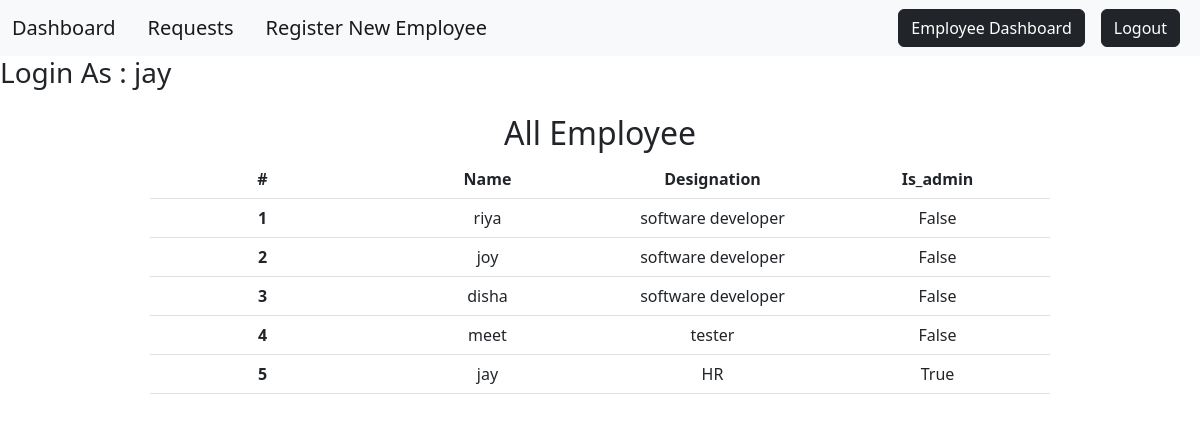
The page /dashboard/ (signed in) on the database its author committed.
### accounts/models.py (models this page shows, shortened)
class Account(models.Model):
    user = models.OneToOneField(User, on_delete=models.CASCADE)
    designation = models.TextField(max_length=50)
    leaves = models.FloatField(default=12)
    is_admin = models.BooleanField(default=False)

### employeer/views.py (the view)
# urls.py: path('', views.dashboard, name="dashboard"),
@login_required(login_url='user_login')
def dashboard(request):
    users = Account.objects.all().order_by('-id')
    username = request.user
    context = {
        'employee': users,
        'username': username,
    }
    user = Account.objects.get(user=username)
    if user.is_admin:
        return render(request, 'dashboard.html', context)
    else:
        messages.success(request, "Only admin can visit the admin dashboard")
        return redirect('/')

### templates/dashboard.html (shortened to what this page needs)
{% extends 'admin_base.html' %}
{% block content %}
    <div >
        <h3> Login As : {{username}} </h3>
        <h2 class="text-center mt-4"> All Employee </h2>
        <table class="table mx-auto w-75">
            <thead>
            <tr class="text-center">
                <th class="col-3">#</th>
                <th class="col-3">Name</th>
                <th class="col-3">Designation</th>
                <th class="col-3">Is_admin</th>
            </tr>
            </thead>
            <tbody>
            {% for emp in employee %}
            <tr class="text-center">
                <th scope="row">{{forloop.counter}}</th>
                <td>{{emp.user}}</td>
                <td>{{emp.designation}}</td>
                <td>{{emp.is_admin}}</td>
            </tr>
            {% endfor %}
            </tbody>
        </table>
    </div>
{% endblock %}

### rows shown on the page
Account: user "riya", designation "software developer", is_admin "False"
Account: user "joy", designation "software developer", is_admin "False"
Account: user "disha", designation "software developer", is_admin "False"
Account: user "meet", designation "tester", is_admin "False"
Account: user "jay", designation "HR", is_admin "True"

### other values the page prints
{{ username }} "jay"
